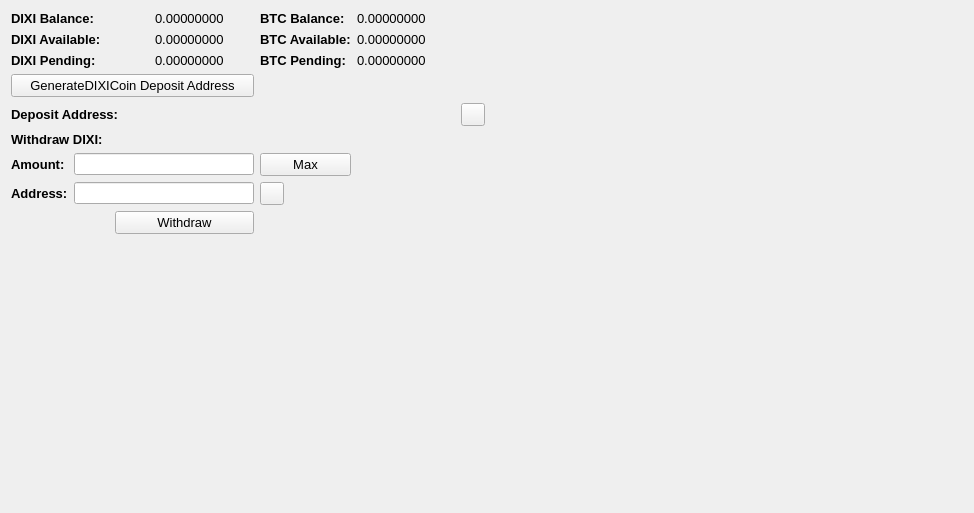
     <widget class="QWidget" name="BalanceTab">
      <attribute name="title">
       <string>Balance</string>
      </attribute>
      <layout class="QGridLayout" name="gridLayout_2">
       <item row="0" column="0" colspan="2">
        <widget class="QLabel" name="label_11">
         <property name="font">
          <font>
           <pointsize>10</pointsize>
           <weight>75</weight>
           <bold>true</bold>
          </font>
         </property>
         <property name="text">
          <string>DIXI Balance:</string>
         </property>
        </widget>
       </item>
       <item row="0" column="3">
        <widget class="QLabel" name="TXBalanceLabel">
         <property name="font">
          <font>
           <pointsize>10</pointsize>
          </font>
         </property>
         <property name="text">
          <string>0.00000000</string>
         </property>
         <property name="textInteractionFlags">
          <set>Qt::LinksAccessibleByMouse|Qt::TextSelectableByMouse</set>
         </property>
        </widget>
       </item>
       <item row="0" column="4">
        <widget class="QLabel" name="label_12">
         <property name="font">
          <font>
           <pointsize>10</pointsize>
           <weight>75</weight>
           <bold>true</bold>
          </font>
         </property>
         <property name="text">
          <string>BTC Balance:</string>
         </property>
        </widget>
       </item>
       <item row="0" column="5">
        <widget class="QLabel" name="BitcoinBalanceLabel">
         <property name="font">
          <font>
           <pointsize>10</pointsize>
          </font>
         </property>
         <property name="text">
          <string>0.00000000</string>
         </property>
         <property name="textInteractionFlags">
          <set>Qt::LinksAccessibleByMouse|Qt::TextSelectableByMouse</set>
         </property>
        </widget>
       </item>
       <item row="0" column="7" rowspan="10">
        <spacer name="horizontalSpacer_4">
         <property name="orientation">
          <enum>Qt::Horizontal</enum>
         </property>
         <property name="sizeHint" stdset="0">
          <size>
           <width>478</width>
           <height>488</height>
          </size>
         </property>
        </spacer>
       </item>
       <item row="1" column="0" colspan="2">
        <widget class="QLabel" name="label_13">
         <property name="font">
          <font>
           <pointsize>10</pointsize>
           <weight>75</weight>
           <bold>true</bold>
          </font>
         </property>
         <property name="text">
          <string>DIXI Available:</string>
         </property>
        </widget>
       </item>
       <item row="1" column="3">
        <widget class="QLabel" name="TXAvailableLabel_2">
         <property name="font">
          <font>
           <pointsize>10</pointsize>
          </font>
         </property>
         <property name="text">
          <string>0.00000000</string>
         </property>
         <property name="textInteractionFlags">
          <set>Qt::LinksAccessibleByMouse|Qt::TextSelectableByMouse</set>
         </property>
        </widget>
       </item>
       <item row="1" column="4">
        <widget class="QLabel" name="label_15">
         <property name="font">
          <font>
           <pointsize>10</pointsize>
           <weight>75</weight>
           <bold>true</bold>
          </font>
         </property>
         <property name="text">
          <string>BTC Available:</string>
         </property>
        </widget>
       </item>
       <item row="1" column="5">
        <widget class="QLabel" name="BitcoinAvailableLabel">
         <property name="font">
          <font>
           <pointsize>10</pointsize>
          </font>
         </property>
         <property name="text">
          <string>0.00000000</string>
         </property>
         <property name="textInteractionFlags">
          <set>Qt::LinksAccessibleByMouse|Qt::TextSelectableByMouse</set>
         </property>
        </widget>
       </item>
       <item row="2" column="0" colspan="2">
        <widget class="QLabel" name="label_14">
         <property name="font">
          <font>
           <pointsize>10</pointsize>
           <weight>75</weight>
           <bold>true</bold>
          </font>
         </property>
         <property name="text">
          <string>DIXI Pending:</string>
         </property>
        </widget>
       </item>
       <item row="2" column="3">
        <widget class="QLabel" name="TXPendingLabel">
         <property name="font">
          <font>
           <pointsize>10</pointsize>
          </font>
         </property>
         <property name="text">
          <string>0.00000000</string>
         </property>
         <property name="textInteractionFlags">
          <set>Qt::LinksAccessibleByMouse|Qt::TextSelectableByMouse</set>
         </property>
        </widget>
       </item>
       <item row="2" column="4">
        <widget class="QLabel" name="label_31">
         <property name="font">
          <font>
           <pointsize>10</pointsize>
           <weight>75</weight>
           <bold>true</bold>
          </font>
         </property>
         <property name="text">
          <string>BTC Pending:</string>
         </property>
        </widget>
       </item>
       <item row="2" column="5">
        <widget class="QLabel" name="BitcoinPendingLabel">
         <property name="font">
          <font>
           <pointsize>10</pointsize>
          </font>
         </property>
         <property name="text">
          <string>0.00000000</string>
         </property>
         <property name="textInteractionFlags">
          <set>Qt::LinksAccessibleByMouse|Qt::TextSelectableByMouse</set>
         </property>
        </widget>
       </item>
       <item row="3" column="0" colspan="4">
        <widget class="QPushButton" name="GenDepositBTN">
         <property name="font">
          <font>
           <pointsize>10</pointsize>
          </font>
         </property>
         <property name="text">
          <string>GenerateDIXICoin Deposit Address</string>
         </property>
        </widget>
       </item>
       <item row="4" column="0" colspan="3">
        <widget class="QLabel" name="label_33">
         <property name="font">
          <font>
           <pointsize>10</pointsize>
           <weight>75</weight>
           <bold>true</bold>
          </font>
         </property>
         <property name="text">
          <string>Deposit Address:</string>
         </property>
        </widget>
       </item>
       <item row="4" column="3" colspan="3">
        <widget class="QLabel" name="DepositAddressLabel">
         <property name="minimumSize">
          <size>
           <width>300</width>
           <height>0</height>
          </size>
         </property>
         <property name="palette">
          <palette>
           <active>
            <colorrole role="WindowText">
             <brush brushstyle="SolidPattern">
              <color alpha="255">
               <red>0</red>
               <green>0</green>
               <blue>0</blue>
              </color>
             </brush>
            </colorrole>
            <colorrole role="Text">
             <brush brushstyle="SolidPattern">
              <color alpha="255">
               <red>0</red>
               <green>0</green>
               <blue>255</blue>
              </color>
             </brush>
            </colorrole>
           </active>
           <inactive>
            <colorrole role="WindowText">
             <brush brushstyle="SolidPattern">
              <color alpha="255">
               <red>0</red>
               <green>0</green>
               <blue>0</blue>
              </color>
             </brush>
            </colorrole>
            <colorrole role="Text">
             <brush brushstyle="SolidPattern">
              <color alpha="255">
               <red>0</red>
               <green>0</green>
               <blue>255</blue>
              </color>
             </brush>
            </colorrole>
           </inactive>
           <disabled>
            <colorrole role="WindowText">
             <brush brushstyle="SolidPattern">
              <color alpha="255">
               <red>120</red>
               <green>120</green>
               <blue>120</blue>
              </color>
             </brush>
            </colorrole>
            <colorrole role="Text">
             <brush brushstyle="SolidPattern">
              <color alpha="255">
               <red>120</red>
               <green>120</green>
               <blue>120</blue>
              </color>
             </brush>
            </colorrole>
           </disabled>
          </palette>
         </property>
         <property name="font">
          <font>
           <pointsize>10</pointsize>
           <weight>75</weight>
           <bold>true</bold>
          </font>
         </property>
         <property name="text">
          <string/>
         </property>
         <property name="alignment">
          <set>Qt::AlignRight|Qt::AlignTrailing|Qt::AlignVCenter</set>
         </property>
         <property name="textInteractionFlags">
          <set>Qt::LinksAccessibleByMouse|Qt::TextSelectableByKeyboard|Qt::TextSelectableByMouse</set>
         </property>
        </widget>
       </item>
       <item row="4" column="6">
        <widget class="QToolButton" name="DepositCopyButton">
         <property name="toolTip">
          <string>Copy to clipboard</string>
         </property>
         <property name="text">
          <string/>
         </property>
         <property name="icon">
          <iconset resource="../bitcoin.qrc">
           <normaloff>:/icons/editcopy</normaloff>:/icons/editcopy</iconset>
         </property>
         <property name="shortcut">
          <string>Alt+P</string>
         </property>
        </widget>
       </item>
       <item row="5" column="0" colspan="2">
        <widget class="QLabel" name="label_34">
         <property name="font">
          <font>
           <pointsize>10</pointsize>
           <weight>75</weight>
           <bold>true</bold>
          </font>
         </property>
         <property name="text">
          <string>Withdraw DIXI:</string>
         </property>
        </widget>
       </item>
       <item row="6" column="0">
        <widget class="QLabel" name="label_26">
         <property name="font">
          <font>
           <pointsize>10</pointsize>
           <weight>75</weight>
           <bold>true</bold>
          </font>
         </property>
         <property name="text">
          <string>Amount:</string>
         </property>
        </widget>
       </item>
       <item row="6" column="1" colspan="3">
        <widget class="QLineEdit" name="WithdrawUnitsInput">
         <property name="font">
          <font>
           <pointsize>9</pointsize>
           <weight>75</weight>
           <bold>true</bold>
          </font>
         </property>
         <property name="text">
          <string/>
         </property>
        </widget>
       </item>
       <item row="6" column="4">
        <widget class="QPushButton" name="Withdraw_Max_Amount">
         <property name="font">
          <font>
           <pointsize>10</pointsize>
          </font>
         </property>
         <property name="text">
          <string>Max</string>
         </property>
        </widget>
       </item>
       <item row="7" column="0">
        <widget class="QLabel" name="label_10">
         <property name="font">
          <font>
           <pointsize>10</pointsize>
           <weight>75</weight>
           <bold>true</bold>
          </font>
         </property>
         <property name="text">
          <string>Address:</string>
         </property>
        </widget>
       </item>
       <item row="7" column="1" colspan="3">
        <widget class="QLineEdit" name="WithdrawAddress">
         <property name="font">
          <font>
           <pointsize>9</pointsize>
           <weight>75</weight>
           <bold>true</bold>
          </font>
         </property>
        </widget>
       </item>
       <item row="7" column="4">
        <widget class="QToolButton" name="WithdrawPasteButton">
         <property name="toolTip">
          <string>Paste from clipboard</string>
         </property>
         <property name="text">
          <string/>
         </property>
         <property name="icon">
          <iconset resource="../bitcoin.qrc">
           <normaloff>:/icons/editpaste</normaloff>:/icons/editpaste</iconset>
         </property>
         <property name="shortcut">
          <string>Alt+P</string>
         </property>
        </widget>
       </item>
       <item row="8" column="2" colspan="2">
        <widget class="QPushButton" name="WithdrawUnitsBtn">
         <property name="font">
          <font>
           <pointsize>10</pointsize>
          </font>
         </property>
         <property name="text">
          <string>Withdraw</string>
         </property>
        </widget>
       </item>
       <item row="9" column="0" colspan="6">
        <spacer name="verticalSpacer">
         <property name="orientation">
          <enum>Qt::Vertical</enum>
         </property>
         <property name="sizeHint" stdset="0">
          <size>
           <width>428</width>
           <height>262</height>
          </size>
         </property>
        </spacer>
       </item>
      </layout>
      <zorder>label_31</zorder>
      <zorder>label_15</zorder>
      <zorder>label_12</zorder>
      <zorder>label_14</zorder>
      <zorder>label_13</zorder>
      <zorder>label_11</zorder>
      <zorder>BitcoinBalanceLabel</zorder>
      <zorder>TXBalanceLabel</zorder>
      <zorder>TXAvailableLabel_2</zorder>
      <zorder>TXPendingLabel</zorder>
      <zorder>BitcoinAvailableLabel</zorder>
      <zorder>BitcoinPendingLabel</zorder>
      <zorder>label_33</zorder>
      <zorder>GenDepositBTN</zorder>
      <zorder>DepositAddressLabel</zorder>
      <zorder>Withdraw_Max_Amount</zorder>
      <zorder>label_34</zorder>
      <zorder>WithdrawUnitsInput</zorder>
      <zorder>label_10</zorder>
      <zorder>label_26</zorder>
      <zorder>WithdrawAddress</zorder>
      <zorder>WithdrawUnitsBtn</zorder>
      <zorder>horizontalSpacer_4</zorder>
      <zorder>verticalSpacer</zorder>
      <zorder>WithdrawPasteButton</zorder>
      <zorder>DepositCopyButton</zorder>
     </widget>
